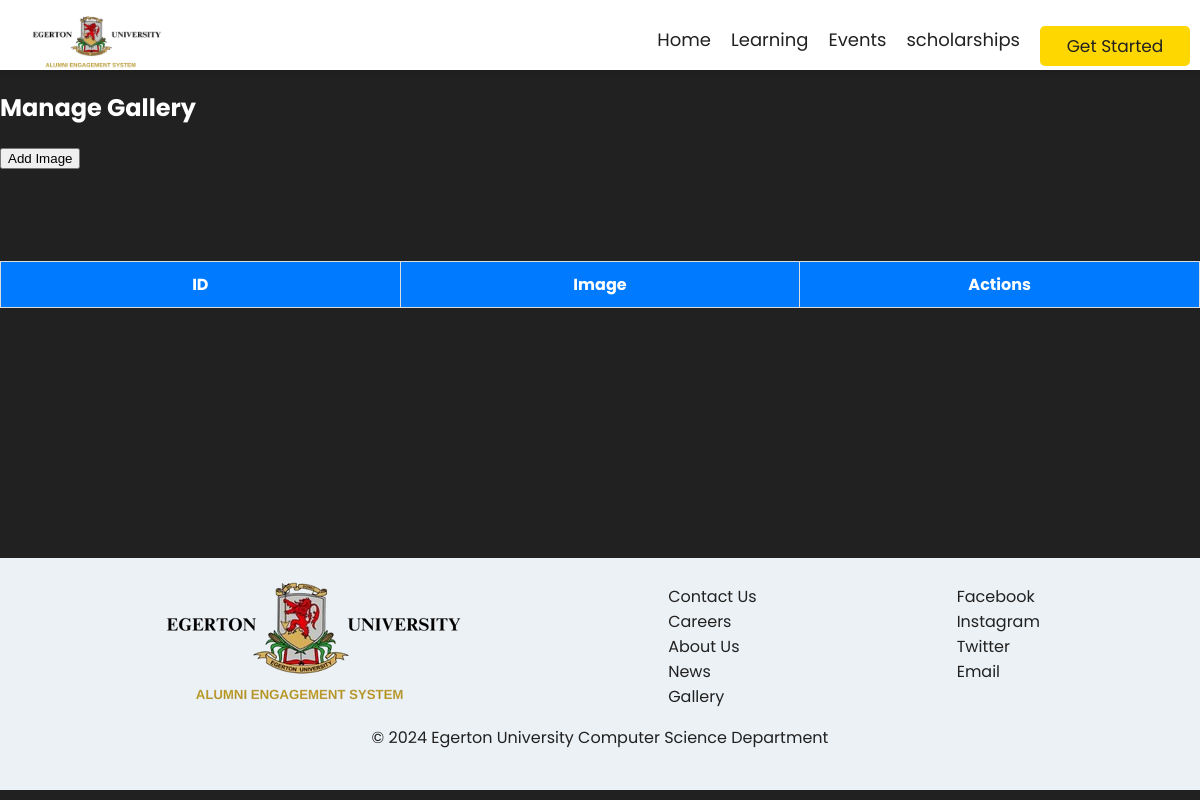
Page /view_gallery on the earlier database version.
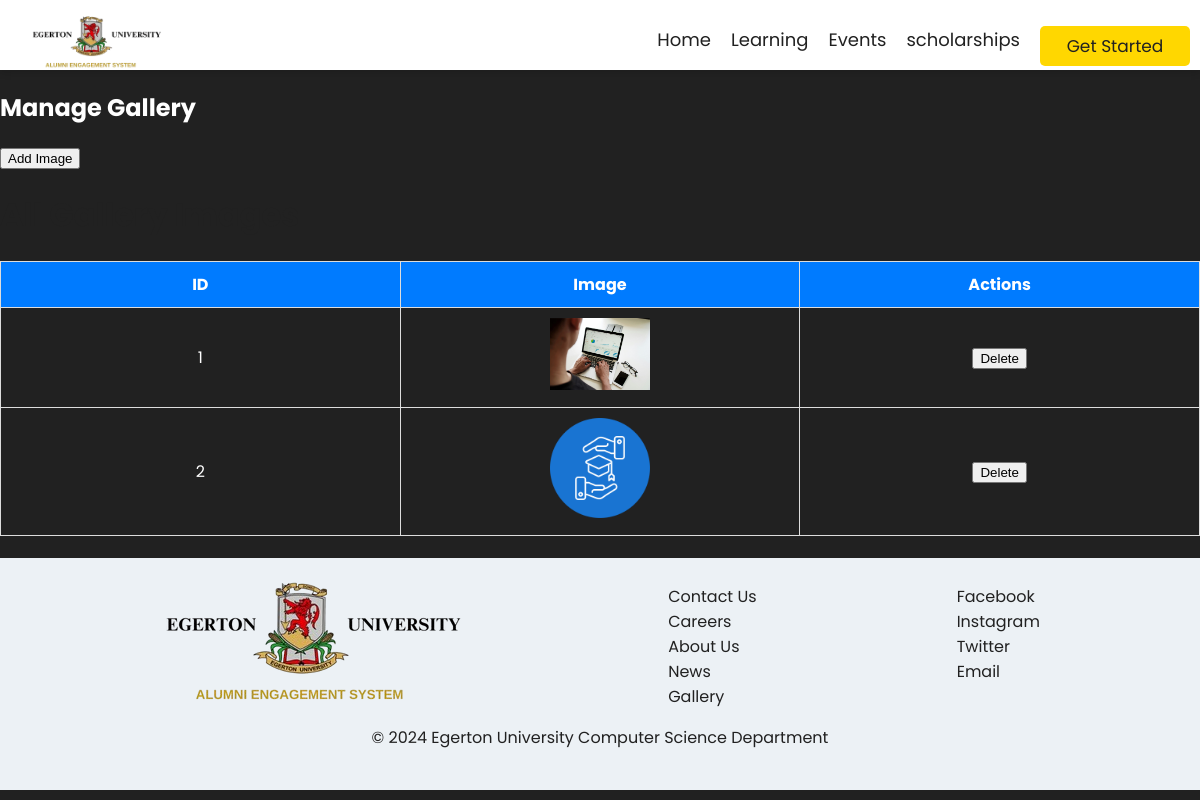
Same page on the later database version.
### website/models.py (models this page shows)
class Gallery(db.Model):
    id = db.Column(db.Integer , primary_key = True)
    image = db.Column(db.String(1000) , nullable = False)

### website/admin.py (the view)
@admin.route("/view_gallery")
def all_gallery():
    all_gallery = Gallery.query.all()
    return render_template("all_gallery.html" , all_gallery = all_gallery)

### website/templates/all_gallery.html (shortened to what this page needs)
{% extends 'base.html' %}
{% block body %}
<h2>Manage Gallery</h2>
<a href="{{ url_for('admin.add_gallery') }}"><button class="all-gallery-button">Add Image</button></a>
<div class="gallery-table">
    <h1 style="color: #212121">All Gallery Images</h1>
    <table border="1">
        <thead>
            <tr>
                <th>ID</th>
                <th>Image</th>
                <th>Actions</th>
            </tr>
        </thead>
        <tbody>
            {% for image in all_gallery %}
            <tr>
                <td>{{ image.id }}</td>
                <td>
                    <img src="{{ image.image }}" alt="Gallery Image" width="100">
                </td>
                <td>
                    <button onclick="confirmDelete('{{ url_for('admin.delete_gallery', gallery_id=image.id) }}')">Delete</button>
                </td>
            </tr>
            {% endfor %}
        </tbody>
    </table>
</div>
{% endblock body %}

Differences in the rows shown:
added Gallery: id "1", image (picture)
added Gallery: id "2", image (picture)
